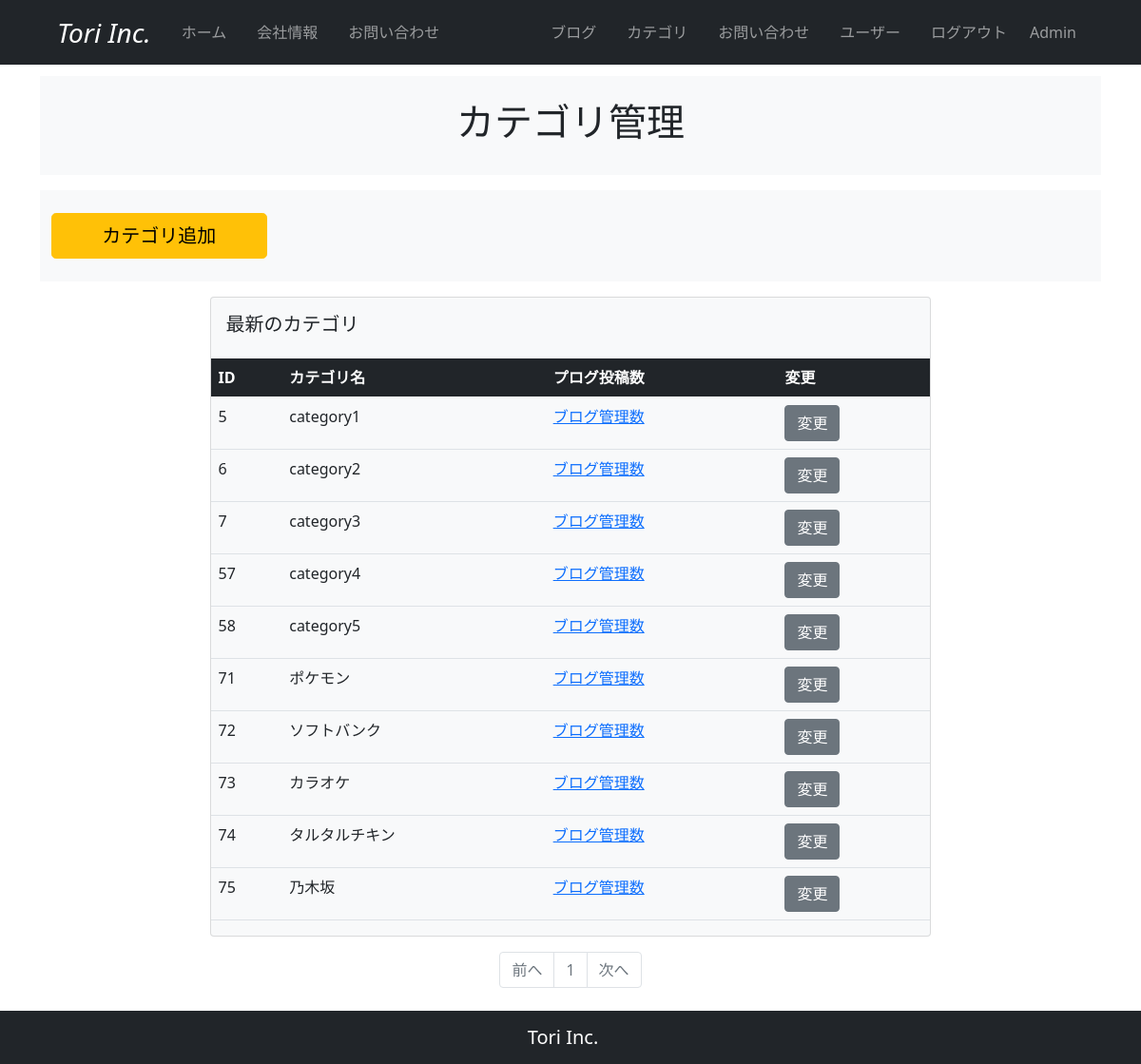
Page /category_maintenance (signed in) on the committed database.
### company_blog/models.py (models this page shows, shortened)
class User(db.Model, UserMixin):
    __tablename__ = 'users'
    id = db.Column(db.Integer, primary_key=True)
    email = db.Column(db.String(64), unique=True, index=True)
    username = db.Column(db.String(64), unique=True, index=True)
    password_hash = db.Column(db.String(128))
    administrator = db.Column(db.String(1))
    post = db.relationship('BlogPost', backref='author', lazy='dynamic')
    @property
    def password(self):
        raise AttributeError('password is not a readable attribute')
    def is_administrator(self):
        if self.administrator == '1':
            return 1
        else:
            return 0

class BlogCategory(db.Model):
    __tablename__ = 'blog_category'
    id = db.Column(db.Integer, primary_key=True)
    category = db.Column(db.String(140))
    posts = db.relationship('BlogPost', backref='blogcategory', lazy='dynamic')

### company_blog/main/views.py (the view)
@main.route('/category_maintenance', methods=['GET', 'POST'])
@login_required
def category_maintenance():
    page = request.args.get('page', 1, type=int)
    blog_categories = BlogCategory.query.order_by(BlogCategory.id.asc()).paginate(page=page, per_page=10)
    form = BlogCategoryForm()
    if form.validate_on_submit():
        blog_category = BlogCategory(category=form.category.data)
        db.session.add(blog_category)
        db.session.commit()
        flash('ブログカテゴリが追加されました。')
        return redirect(url_for('main.category_maintenance'))
    elif form.errors:
        form.category.data = ""
        flash(form.errors['category'][0])
    return render_template('category_maintenance.html', blog_categories=blog_categories, form=form)

### company_blog/__init__.py (called while the page is built)
@event.listens_for(Engine, "connect")
def set_sqlite_pragma(dbapi_connection, connection_record):
    cursor = dbapi_connection.cursor()
    cursor.execute("PRAGMA foreign_keys=ON")
    cursor.close()

### company_blog/models.py (called while the page is built)
@login_manager.user_loader
def load_user(user_id):
    return User.query.get(user_id)

### company_blog/templates/category_maintenance.html (shortened to what this page needs)
{% extends "base.html" %}
{% block content %}
  <section id="header">
    <div class="container">
      <div class="row bg-light my-3 justify-content-center">
        <div class="col-10 py-4">
          <h2 class="text-center fs-1">カテゴリ管理</h2>
        </div>
      </div>
    </div>
  </section>
  <section id="register">
    <div class="container">
      <div class="row bg-light my-3">
        <div class="col-10 py-4">
          <button type="button" class="btn btn-warning btn-lg w-25" data-bs-toggle="modal" data-bs-target="#addCategoryModal">
            カテゴリ追加
          </button>
        </div>
      </div>
    </div>
  </section>
  <section id="user_table">
    <div class="card mx-auto bg-light" style="width: 68%;">
      <div class="card-body">
        <h5 class="card-title">最新のカテゴリ</h5>
      </div>
      <table class="table">
        <thead>
          <tr class="table-dark">
            <th scope="col">ID</th>
            <th scope="col">カテゴリ名</th>
            <th scope="col">プログ投稿数</th>
            <th scope="col">変更</th>
          </tr>
        </thead>
        <tbody>
          {% for blog_category in blog_categories.items %}
          <tr>
            <td>{{ blog_category.id }}</td>
            <td>{{ blog_category.category }}</td>
            <td><a href="#">ブログ管理数</a></td>
            <td>
              {% if current_user.is_administrator() %}
                <a href="{{ url_for('main.update_category', category_id=blog_category.id) }}" class="btn btn-secondary">変更</a>
              {% endif %}
            </td>
          </tr>
          {% endfor %}
        </tbody>
      </table>
    </div>
  </section>
  <section id="pagenation">
    <nav aria-label="mantenance_page_navigation">
      <ul class="pagination my-3 justify-content-center">
        <li {% if blog_categories.has_prev %}class="page-item"{% else %}class="page-item disabled"{% endif %}><a class="page-link" href="{% if blog_categories.has_prev %}{{url_for('main.category_maintenance', page=blog_categories.prev_num) }}{% else %}#{% endif %}">前へ</a></li>
        {% for page_num in blog_categories.iter_pages(left_edge=1, right_edge=1, left_current=1, right_current=2) %}
          {% if page_num %}
            {% if blog_categories.page == page_num %}
              <li class="page-item disabled"><a class="page-link" href="#">{{ page_num }}</a></li>
            {% else %}
              <li class="page-item"><a class="page-link" href="{{url_for('main.category_maintenance', page=page_num)}}">{{ page_num }}</a></li>
            {% endif %}
          {% else %}
            <li class="page-item disabled"><a class="page-link" href="#">&hellip;</a></li>
          {% endif %}
        {% endfor %}
        <li {% if blog_categories.has_next %}class="page-item"{% else %}class="page-item disabled"{% endif %}><a class="page-link" href="{% if blog_categories.has_next %}{{url_for('main.category_maintenance', page=blog_categories.next_num) }}{% else %}#{% endif %}">次へ</a></li>
      </ul>
    </nav>
  </section>
{% endblock %}

### company_blog/templates/base.html (shortened to what this page needs)
<!DOCTYPE html>
<html lang="en">
<head>
  <link href="https://cdn.jsdelivr.net/npm/bootstrap@5.0.2/dist/css/bootstrap.min.css" rel="stylesheet">
</head>
<body>
  <nav class="navbar navbar-expand-lg navbar-dark bg-dark px-5 fixed-top">
    <div class="container-fluid">
      <a class="navbar-brand fs-3 fst-italic" href="{{ url_for('main.index') }}">Tori Inc.</a>
      <div class="collapse navbar-collapse" id="navbarNav">
        <ul class="navbar-nav">
          <li class="nav-item px-2">
            <a class="nav-link" href="{{ url_for('main.index') }}">ホーム</a>
          </li>
          <li class="nav-item px-2">
            <a class="nav-link" href="#">会社情報</a>
          </li>
          <li class="nav-item px-2">
            <a class="nav-link" href="#">お問い合わせ</a>
          </li>
        </ul>
      </div>
      <div class="collapse navbar-collapse justify-content-md-end" id="navbarNav">
        <ul class="navbar-nav">
          <li class="nav-item px-2">
            <a class="nav-link" href="{{url_for('main.blog_maintenance')}}">ブログ</a>
          </li>
          <li class="nav-item px-2">
            <a class="nav-link" href="{{url_for('main.category_maintenance')}}">カテゴリ</a>
          </li>
          <li class="nav-item px-2">
            <a class="nav-link" href="#">お問い合わせ</a>
          </li>
          <li class="nav-item px-2">
            <a class="nav-link" href="{{url_for('users.user_maintenance')}}">ユーザー</a>
          </li>
          {% if current_user.is_authenticated %}
          <li class="nav-item px-2">
            <a class="nav-link" href="{{url_for('users.logout')}}">ログアウト</a>
          </li>
          <li class="navbar-text px-2">
            {{ current_user.username }}
          </li>
          {% endif %}
        </ul>
      </div>
    </div>
  </nav>
  {% from "_formhelpers.html" import render_field %}
  <div class="container" style="padding-top: 4rem; padding-bottom: 4rem;">
    {% block content %}
    {% endblock %}
  </div>
  <nav class="navbar fixed-bottom navbar-expand-sm navbar-dark bg-dark fixed-bottom">
    <div class="container-fluid justify-content-center">
      <span class="navbar-brand">Tori Inc.</span>
    </div>
  </nav>
</body>
</html>

### rows in the picture
User: username "Admin"
BlogCategory: id "5", category "category1"
BlogCategory: id "6", category "category2"
BlogCategory: id "7", category "category3"
BlogCategory: id "57", category "category4"
BlogCategory: id "58", category "category5"
BlogCategory: id "71", category "ポケモン"
BlogCategory: id "72", category "ソフトバンク"
BlogCategory: id "73", category "カラオケ"
BlogCategory: id "74", category "タルタルチキン"
BlogCategory: id "75", category "乃木坂"

### other values in the picture
{{ page_num }} "1"
